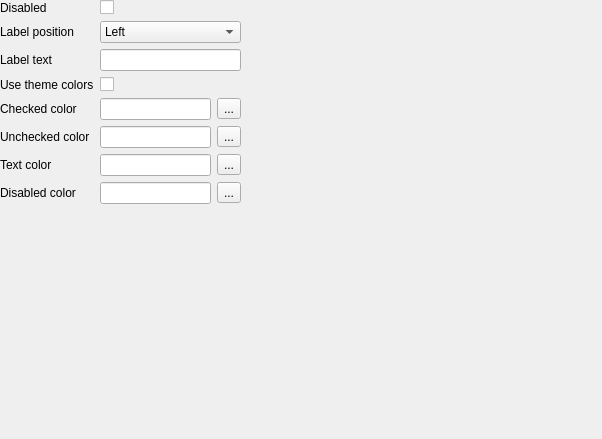
<?xml version="1.0" encoding="UTF-8"?>
<ui version="4.0">
    <class>RadioButtonSettingsForm</class>
    <widget class="QWidget" name="RadioButtonSettingsForm">
        <property name="geometry">
            <rect>
                <x>0</x>
                <y>0</y>
                <width>602</width>
                <height>439</height>
            </rect>
        </property>
        <property name="windowTitle">
            <string>Form</string>
        </property>
        <widget class="QWidget" name="formLayoutWidget">
            <property name="geometry">
                <rect>
                    <x>0</x>
                    <y>0</y>
                    <width>241</width>
                    <height>228</height>
                </rect>
            </property>
            <layout class="QFormLayout" name="formLayout">
                <item row="0" column="0">
                    <widget class="QLabel" name="disabledLabel">
                        <property name="text">
                            <string>Disabled</string>
                        </property>
                    </widget>
                </item>
                <item row="0" column="1">
                    <widget class="QCheckBox" name="disabledCheckBox"/>
                </item>
                <item row="2" column="0">
                    <widget class="QLabel" name="labelTextLabel_2">
                        <property name="text">
                            <string>Label text</string>
                        </property>
                    </widget>
                </item>
                <item row="2" column="1">
                    <widget class="QLineEdit" name="labelTextLineEdit_2"/>
                </item>
                <item row="3" column="0">
                    <widget class="QLabel" name="useThemeColorsLabel_3">
                        <property name="text">
                            <string>Use theme colors</string>
                        </property>
                    </widget>
                </item>
                <item row="3" column="1">
                    <widget class="QCheckBox" name="useThemeColorsCheckBox_3"/>
                </item>
                <item row="4" column="0">
                    <widget class="QLabel" name="checkedColorLabel_3">
                        <property name="text">
                            <string>Checked color</string>
                        </property>
                    </widget>
                </item>
                <item row="5" column="0">
                    <widget class="QLabel" name="uncheckedColorLabel_3">
                        <property name="text">
                            <string>Unchecked color</string>
                        </property>
                    </widget>
                </item>
                <item row="6" column="0">
                    <widget class="QLabel" name="textColorLabel_3">
                        <property name="text">
                            <string>Text color</string>
                        </property>
                    </widget>
                </item>
                <item row="7" column="0">
                    <widget class="QLabel" name="disabledColorLabel_3">
                        <property name="text">
                            <string>Disabled color</string>
                        </property>
                    </widget>
                </item>
                <item row="1" column="0">
                    <widget class="QLabel" name="labelPositionLabel_3">
                        <property name="text">
                            <string>Label position</string>
                        </property>
                    </widget>
                </item>
                <item row="1" column="1">
                    <widget class="QComboBox" name="labelPositionComboBox_2">
                        <item>
                            <property name="text">
                                <string>Left</string>
                            </property>
                        </item>
                        <item>
                            <property name="text">
                                <string>Right</string>
                            </property>
                        </item>
                    </widget>
                </item>
                <item row="4" column="1">
                    <layout class="QHBoxLayout" name="horizontalLayout_5">
                        <item>
                            <widget class="QLineEdit" name="checkedColorLineEdit_2"/>
                        </item>
                        <item>
                            <widget class="QToolButton" name="checkedColorToolButton_2">
                                <property name="text">
                                    <string>...</string>
                                </property>
                            </widget>
                        </item>
                    </layout>
                </item>
                <item row="5" column="1">
                    <layout class="QHBoxLayout" name="horizontalLayout_6">
                        <item>
                            <widget class="QLineEdit" name="uncheckedColorLineEdit_2"/>
                        </item>
                        <item>
                            <widget class="QToolButton" name="uncheckedColorToolButton_2">
                                <property name="text">
                                    <string>...</string>
                                </property>
                            </widget>
                        </item>
                    </layout>
                </item>
                <item row="6" column="1">
                    <layout class="QHBoxLayout" name="horizontalLayout_7">
                        <item>
                            <widget class="QLineEdit" name="textColorLineEdit_2"/>
                        </item>
                        <item>
                            <widget class="QToolButton" name="textColorToolButton_2">
                                <property name="text">
                                    <string>...</string>
                                </property>
                            </widget>
                        </item>
                    </layout>
                </item>
                <item row="7" column="1">
                    <layout class="QHBoxLayout" name="horizontalLayout_8">
                        <item>
                            <widget class="QLineEdit" name="disabledColorLineEdit_2"/>
                        </item>
                        <item>
                            <widget class="QToolButton" name="disabledColorToolButton_2">
                                <property name="text">
                                    <string>...</string>
                                </property>
                            </widget>
                        </item>
                    </layout>
                </item>
            </layout>
        </widget>
    </widget>
    <resources/>
    <connections/>
</ui>
